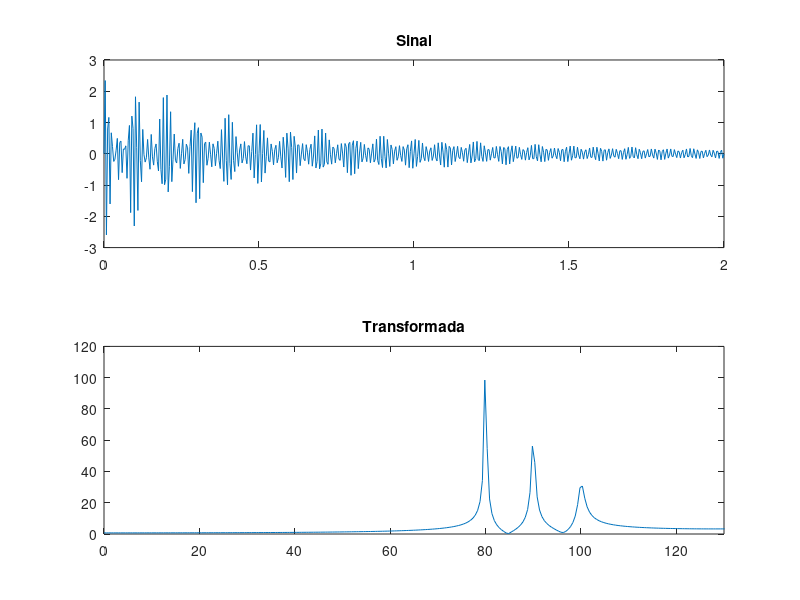

MATLAB code to generate this figure:
clear; clc; close all;
% Measuring Multiple Frequencies
f1 = 80;
f2 = 90;
f3 = 100;
SR = 256;
T1 = 1;
T2 = 0.5;
T3 = 0.25;
dt = 1 / SR;
t = 0:dt:2;
s = sin(2 * pi * f1 * t) .* exp((-t) / T1) + sin(2 * pi * f2 * t) .* exp((-t) / T2) + sin(2 * pi * f3 * t) .* exp((-t) / T3);

% Transformada de Fourier
S = fft(s);
f = (0:length(s) - 1) * SR / length(s);
figure();
subplot(2, 1, 1);
plot(t, s);
title('Sinal');
subplot(2, 1, 2);
plot(f, abs(S));
title('Transformada');
xlim ([0 130]);
ylim ([0 120]);